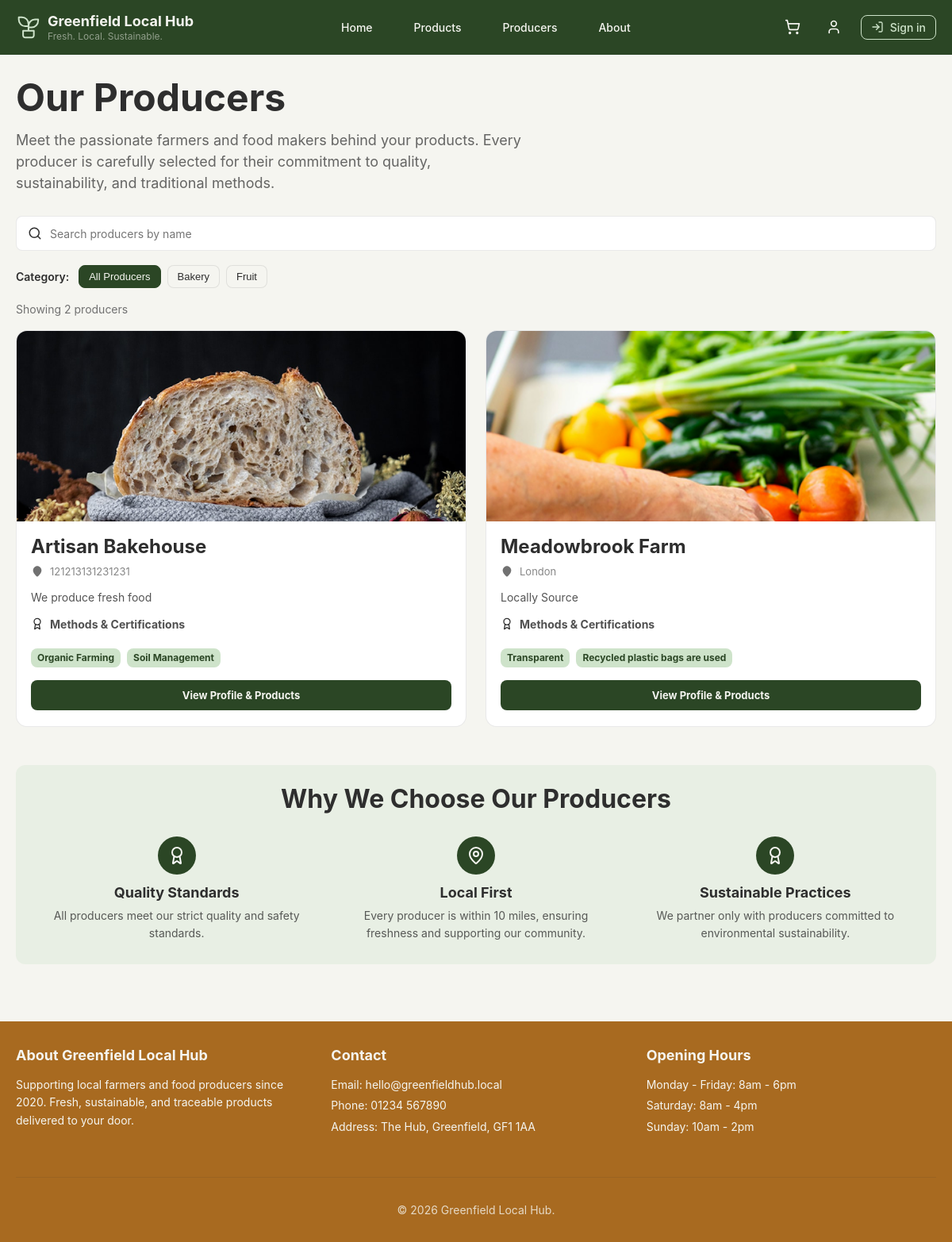
The page /producers on the database its author committed.
### tables this page shows
CREATE TABLE producer (
producer_id INTEGER PRIMARY KEY AUTOINCREMENT,
business_registration_number TEXT NOT NULL UNIQUE,
business_name TEXT NOT NULL,
business_email TEXT NOT NULL UNIQUE,
business_phone_number TEXT NOT NULL,
password_hash TEXT NOT NULL,
business_address TEXT NOT NULL,
description TEXT,
image_url TEXT,
production_method TEXT,
sustainability_info TEXT
);

### app.py (the view)
@app.route("/producers")
def producers():
    db = get_db()
    producers = db.execute(
        """
        SELECT
            pr.producer_id,
            pr.business_name,
            pr.business_address,
            pr.description,
            pr.image_url,
            pr.production_method,
            pr.sustainability_info,
            COALESCE(GROUP_CONCAT(DISTINCT p.category), '') AS categories
        FROM producer pr
        LEFT JOIN product p ON p.producer_id = pr.producer_id
         WHERE pr.image_url IS NOT NULL
          AND TRIM(pr.image_url) != ''
          AND pr.description IS NOT NULL
          AND TRIM(pr.description) != ''
          AND pr.production_method IS NOT NULL
          AND TRIM(pr.production_method) != ''
          AND pr.sustainability_info IS NOT NULL
          AND TRIM(pr.sustainability_info) != ''
        GROUP BY
            pr.producer_id,
            pr.business_name,
            pr.business_address,
            pr.description,
            pr.image_url,
            pr.production_method,
            pr.sustainability_info
        ORDER BY business_name COLLATE NOCASE
        """
    ).fetchall()
    categories = db.execute(
        """
        SELECT DISTINCT category
        FROM product
        WHERE category IS NOT NULL AND TRIM(category) != ''
        ORDER BY category COLLATE NOCASE
        """
    ).fetchall()
    db.close()
    return render_template(
        "producers.html",
        producers=producers,
        categories=[category["category"] for category in categories],
    )

### app.py (called while the page is built)
def get_db():
    db = sqlite3.connect("glh.db")
    db.row_factory = sqlite3.Row
    db.execute("PRAGMA foreign_keys = ON")
    return db

@app.context_processor
def inject_cart_count():
    if current_user.is_authenticated and current_user.user_type == "customer":
        db = get_db()
        count = get_cart_count(db, current_user.id)
        db.close()
        return {"cart_count": count}
    return {"cart_count": 0}

### templates/producers.html (shortened to what this page needs)
{% extends "base.html" %}  {% block content %}
<section class="producers-page">
  <div class="container producers-container">
    <div class="producers-header">
      <h1>Our Producers</h1>
      <p>
        Meet the passionate farmers and food makers behind your products. Every
        producer is carefully selected for their commitment to quality,
        sustainability, and traditional methods.
      </p>
    </div>
    <div class="products-producers-control">
      <div class="search-bar">
        <div class="search-bar_field">
          <span class="search-bar_icon" aria-hidden="true">
          </span>
          <input type="text" id="producerSearch" class="search-bar_input form-control"
            placeholder="Search producers by name" aria-label="Search producers" />
        </div>
      </div>
      <div class="products-filters">
        <span class="products-filters_label">Category:</span>
        <div class="products-filters_list">
          <button type="button" class="btn-primary btn products-filter-btn is-active" data-category="all">
            All Producers
          </button>
          {% for category in categories %}
          <button type="button" class="products-filter-btn btn btn-secondary" data-category="{{ category|lower }}">
            {{ category }}
          </button>
          {% endfor %}
        </div>
      </div>
    </div>
    <p class="products-results" id="producersResults">
    </p>
    <div class="producers-grid" id="producersGrid">
      {% for producer in producers %}
      <article class="producer-card-public" data-name="{{ producer['business_name']|lower }}"
        data-description="{{ producer['description']|default('', true)|lower }}"
        data-location="{{ producer['business_address']|default('', true)|lower }}"
        data-categories="{{ producer['categories']|default('', true)|lower }}">
        <div class="producer-card-public_image-wrap">
          <img src="{{ producer['image_url'] or '/static/images/default-producer.jpg' }}"
            alt="Profile photo for {{ producer['business_name'] }}" class="producer-card-public_image" />
        </div>
        <div class="producer-card-public_body">
          <h2>{{ producer['business_name'] }}</h2>
          <div class="producer-card-public_location">
            <span class="producer-card-public_location-icon">
            </span>
            <span>{{ producer['business_address'] }}</span>
          </div>
          <p class="producer-card-public_description">
            {{ producer['description'] or 'Local producer committed to fresh,
            sustainable food and traditional methods.' }}
          </p>
          <div class="producer-public-methods">
            <div class="producer-card-public_methods-title">
              <span class="producer-card-public_methods-icon">
              </span>
              <span>Methods &amp; Certifications</span>
            </div>
            <div class="producer-card-public_tags product-page_producer-tags">
              {% if producer['production_method'] %}
              <span class="producer-card-public_tag">{{ producer['production_method'] }}</span>
              {% endif %} {% if producer['sustainability_info'] %}
              <span class="producer-card-public_tag">{{ producer['sustainability_info'] }}</span>
              {% endif %}
            </div>
          </div>
          <a href="{{ url_for('producer_public_profile', producer_id=producer['producer_id']) }}"
            class="producer-card-public_button btn btn-primary">
            View Profile &amp; Products
          </a>
        </div>
      </article>
      {% endfor %}
    </div>
    <section class="producers-why">
      <h2>Why We Choose Our Producers</h2>
      <div class="producers-why_grid">
        <article class="producers-why_item">
          <span class="producers-why_icon" aria-hidden="true">
          </span>
          <h3>Quality Standards</h3>
          <p>All producers meet our strict quality and safety standards.</p>
        </article>
        <article class="producers-why_item">
          <span class="producers-why_icon" aria-hidden="true">
          </span>
          <h3>Local First</h3>
          <p>
            Every producer is within 10 miles, ensuring freshness and supporting
            our community.
          </p>
        </article>
        <article class="producers-why_item">
          <span class="producers-why_icon" aria-hidden="true">
          </span>
          <h3>Sustainable Practices</h3>
          <p>
            We partner only with producers committed to environmental
            sustainability.
          </p>
        </article>
      </div>
    </section>
  </div>
</section>
{% endblock %}

### rows shown on the page
producer: image_url (picture), business_name "Artisan Bakehouse", business_address "121213131231231", description "We produce fresh food", production_method "Organic Farming", sustainability_info "Soil Management"
producer: image_url (picture), business_name "Meadowbrook Farm", business_address "London", description "Locally Source", production_method "Transparent", sustainability_info "Recycled plastic bags are used"

### other values the page prints
{{ category }} "Bakery" "Fruit"
